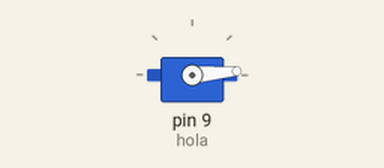
Recording of a sketch running on a simulated Arduino Uno, built with avr-gcc and run on an emulated ATmega328P. On the bench: servo.

Above: at 0.05 s.
At 3.45 s:
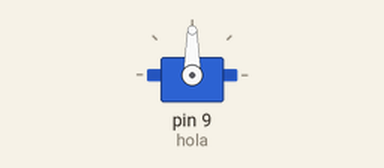
At 6.9 s:
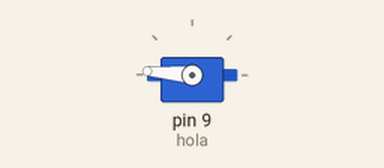
At 13.8 s:
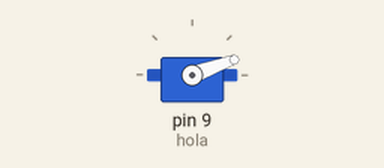
Timing chart, 0 to 19.2 s (numbered marks = the images above):
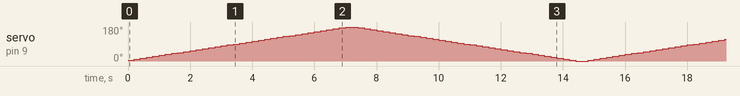

The sketch:

prueba_garra.ino
```cpp
#include <Servo.h>
Servo hola;
int m=0;

void setup() {
  // put your setup code here, to run once:
hola.attach(9,500,1800);
}

void loop() {
  // put your main code here, to run repeatedly:
for(m=0;m<=180;m+5){
  m=m+5;
  hola.write(m);
  delay(200);
}
for(m=180;m>=0;m-5){
  m=m-5;
  hola.write(m);
  delay(200);
}
}
```
